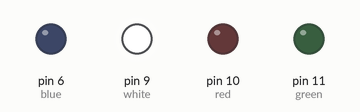
Simulated run of this sketch. Board: Arduino Uno, built with avr-gcc and run on an emulated ATmega328P. On the bench: output pins drawn as LEDs (lit = HIGH).

Above: at 0.02 s.
At 0.77 s:
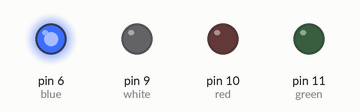
At 1.47 s:
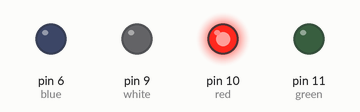
At 2.92 s:
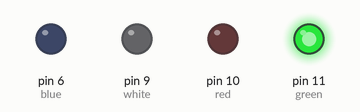
Timing chart, 0 to 3.2 s (numbered marks = the images above):
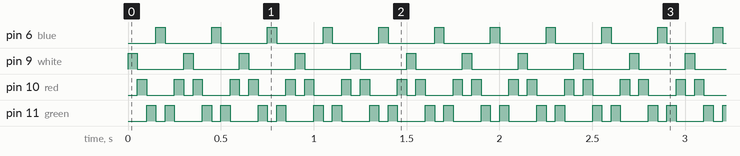

Measured:
- by itself, pin 6 (blue), pin 9 (white): alternates HIGH for 0.05 s and LOW for 0.25 s
- by itself, pin 10 (red): repeats every 0.30 s: LOW 0.15 s, HIGH 0.05 s, LOW 0.05 s, HIGH 0.05 s
- by itself, pin 11 (green): repeats every 0.30 s: LOW 0.05 s, HIGH 0.05 s, LOW 0.15 s, HIGH 0.05 s

The sketch:

TennisRipple.ino
```cpp
//The LEDs are connected like this: white, red, green, blue
//The LEDs light up one after the other like a ripple
//The ripple moves from white to blue, then goes back from blue to white (like a tennis ball)

#define white 9
#define red 10
#define green 11
#define blue 6

void setup() {
  pinMode(9, OUTPUT);
  pinMode(10, OUTPUT);
  pinMode(11, OUTPUT);
  pinMode(6, OUTPUT);
}

void loop() {
  digitalWrite(white, HIGH);
  digitalWrite(red, LOW);
  digitalWrite(green, LOW);
  digitalWrite(blue, LOW);
  delay(50);

  digitalWrite(white, LOW);
  digitalWrite(red, HIGH);
  digitalWrite(green, LOW);
  digitalWrite(blue, LOW);
  delay(50);

  digitalWrite(white, LOW);
  digitalWrite(red, LOW);
  digitalWrite(green, HIGH);
  digitalWrite(blue, LOW);
  delay(50);

  digitalWrite(white, LOW);
  digitalWrite(red, LOW);
  digitalWrite(green, LOW);
  digitalWrite(blue, HIGH);
  delay(50);

  digitalWrite(white, LOW);
  digitalWrite(red, LOW);
  digitalWrite(green, HIGH);
  digitalWrite(blue, LOW);
  delay(50);

  digitalWrite(white, LOW);
  digitalWrite(red, HIGH);
  digitalWrite(green, LOW);
  digitalWrite(blue, LOW);
  delay(50);

}
```
